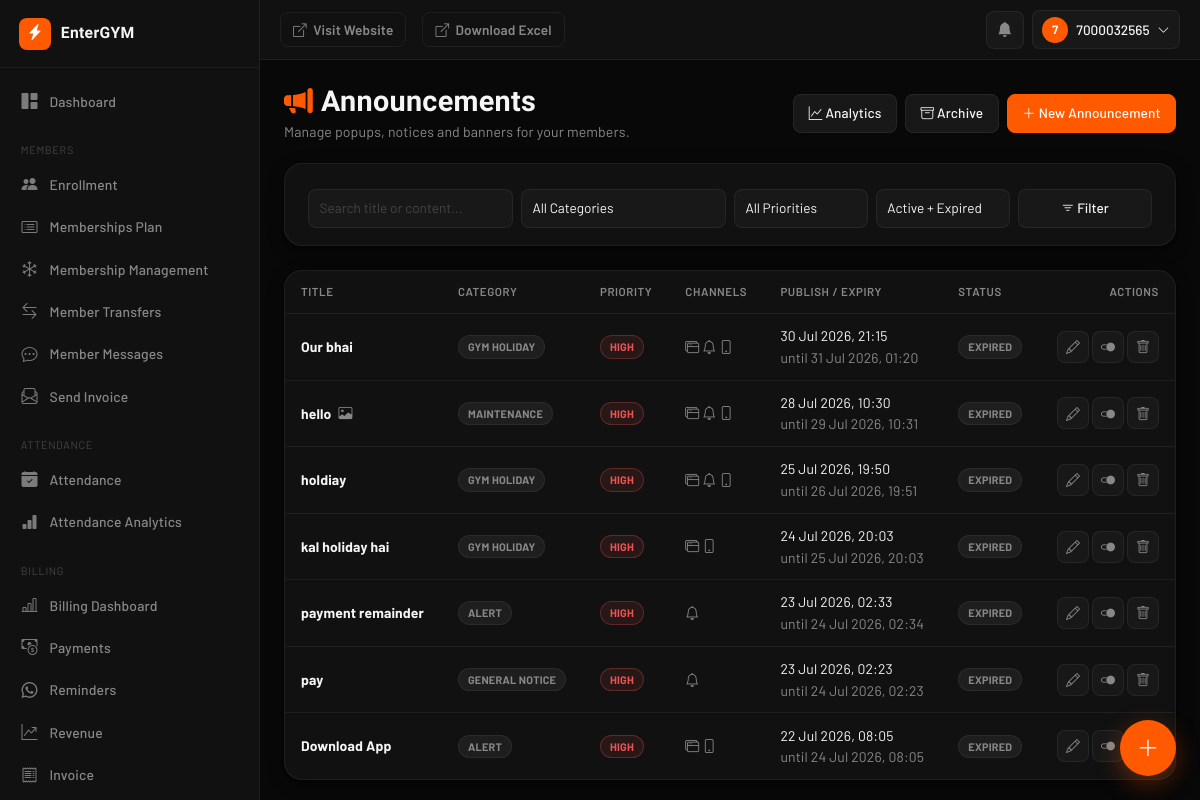
The page /owner/announcements/ (signed in) on the database its author committed.
### announcements/models.py (models this page shows, shortened)
class Announcement(models.Model):
    class Category(models.TextChoices):
        OFFER            = 'offer',            'Offer'
        INSTRUCTION      = 'instruction',       'Instruction'
        ALERT            = 'alert',             'Alert'
        HOLIDAY          = 'holiday',           'Gym Holiday'
        NEW_PLAN         = 'new_plan',          'New Plan'
        EVENT            = 'event',             'Event'
        MAINTENANCE      = 'maintenance',       'Maintenance'
        PAYMENT_REMINDER = 'payment_reminder',  'Payment Reminder'
        TRAINER_UPDATE   = 'trainer_update',    'Trainer Update'
        GENERAL          = 'general',           'General Notice'
    class Priority(models.TextChoices):
        HIGH   = 'high',   'High'
        MEDIUM = 'medium', 'Medium'
        LOW    = 'low',    'Low'
    class Audience(models.TextChoices):
        ALL              = 'all',              'All Members'
        ACTIVE           = 'active',           'Only Active Members'
        EXPIRED          = 'expired',          'Expired Members'
        EXPIRING_SOON    = 'expiring_soon',    'Members Expiring in 3 Days'
        PLAN             = 'plan',             'Members of Specific Plan'
        TRAINER          = 'trainer',          'Members of Specific Trainer'
        SPECIFIC         = 'specific',         'Specific Members'
    gym = models.ForeignKey(Gym, on_delete=models.CASCADE, db_index=True, related_name='announcements')
    objects = GymManager()
    title       = models.CharField(max_length=150)
    description = models.TextField(help_text="Rich text (HTML from the editor). Sanitized on save.")
    announcement_type = models.CharField(max_length=20, choices=Category.choices, default=Category.GENERAL)
    priority    = models.CharField(max_length=10, choices=Priority.choices, default=Priority.MEDIUM, db_index=True)
    image      = CloudinaryField('announcement_image', null=True, blank=True)
    attachment = CloudinaryField(
        'announcement_attachment', null=True, blank=True, resource_type='raw',
    )
    external_link = models.URLField(blank=True)
    publish_at = models.DateTimeField(default=timezone.now, db_index=True)
    expires_at = models.DateTimeField(null=True, blank=True, db_index=True)
    is_active  = models.BooleanField(default=True, db_index=True)
    show_popup    = models.BooleanField(default=False)
    show_banner   = models.BooleanField(default=False)
    show_web      = models.BooleanField(default=True)
    show_mobile   = models.BooleanField(default=True)
    send_push     = models.BooleanField(default=False)
    require_read  = models.BooleanField(
        default=False,
        help_text="If set, High-priority popups stay until the member explicitly presses Mark as Read "
                   "(Dismiss alone does not satisfy this).",
    )
    pin_home = models.BooleanField(default=False)
    target_audience = models.CharField(max_length=20, choices=Audience.choices, default=Audience.ALL)
    target_plan     = models.ForeignKey(MembershipPlan, on_delete=models.SET_NULL, null=True, blank=True, related_name='+')
    target_trainer  = models.ForeignKey(AuthFitTrainer, on_delete=models.SET_NULL, null=True, blank=True, related_name='+')
    target_members  = models.ManyToManyField(User, blank=True, related_name='targeted_announcements')
    push_sent_at    = models.DateTimeField(null=True, blank=True)
    push_sent_count = models.PositiveIntegerField(default=0)
    view_count      = models.PositiveIntegerField(
        default=0,
        help_text="Incremented once per member the first time it enters their home/center feed. "
                   "Best-effort counter, not a unique-visitor guarantee.",
    )
    created_by = models.ForeignKey(User, on_delete=models.SET_NULL, null=True, blank=True, related_name='+')
    created_at = models.DateTimeField(auto_now_add=True)
    updated_at = models.DateTimeField(auto_now=True)
    class Meta:
        ordering = ['-pin_home', '-publish_at']
        indexes = [
            models.Index(fields=['gym', 'is_active', 'publish_at']),
            models.Index(fields=['gym', 'announcement_type']),
            models.Index(fields=['gym', 'priority']),
        ]
        verbose_name = 'Announcement'
        verbose_name_plural = 'Announcements'
    @property
    def is_published(self) -> bool:
        return self.is_active and self.publish_at <= timezone.now()
    @property
    def is_expired(self) -> bool:
        return bool(self.expires_at and timezone.now() > self.expires_at)
    @property
    def is_live(self) -> bool:
        return self.is_published and not self.is_expired

### announcements/views.py (the view)
# urls.py: path('owner/announcements/', views.announcement_list, name='announcement_list'),
@announcement_admin_required
def announcement_list(request):
    gym = _current_gym(request)
    qs = Announcement.objects.select_related('gym').order_by('-pin_home', '-publish_at')
    if gym:
        qs = qs.filter(gym=gym)
    elif not request.user.is_superuser:
        qs = qs.none()
    category = request.GET.get('category')
    priority = request.GET.get('priority')
    status   = request.GET.get('status')  # active | expired | inactive
    search   = request.GET.get('q')
    if category:
        qs = qs.filter(announcement_type=category)
    if priority:
        qs = qs.filter(priority=priority)
    if status == 'active':
        qs = qs.filter(is_active=True, expires_at__isnull=True) | qs.filter(
            is_active=True, expires_at__gt=timezone.now())
    elif status == 'expired':
        qs = qs.filter(expires_at__lt=timezone.now())
    elif status == 'inactive':
        qs = qs.filter(is_active=False)
    if search:
        qs = qs.filter(Q(title__icontains=search) | Q(description__icontains=search))
    paginator = Paginator(qs.distinct(), 20)
    page_obj = paginator.get_page(request.GET.get('page'))
    return render(request, 'announcements/owner/list.html', {
        'page_obj': page_obj,
        'categories': Announcement.Category.choices,
        'priorities': Announcement.Priority.choices,
        'filters': {'category': category, 'priority': priority, 'status': status, 'q': search or ''},
        'gyms': Gym.objects.all() if request.user.is_superuser else None,
        'selected_gym': gym,
    })

### announcements/templates/announcements/owner/list.html (shortened to what this page needs)
{% extends "dashboard/base.html" %}
{% load static %}
{% block content %}
<div class="db-page-header flex-wrap gap-2">
  <div>
    <h1 class="db-page-title"><i class="bi bi-megaphone-fill me-2" style="color:var(--orange);"></i>Announcements</h1>
    <p class="db-page-sub">Manage popups, notices and banners for your members.</p>
  </div>
  <div class="d-flex gap-2">
    <a href="{% url 'announcement_analytics' %}" class="btn db-btn">
      <i class="bi bi-graph-up"></i> Analytics
    </a>
    <a href="{% url 'announcement_archive' %}" class="btn db-btn">
      <i class="bi bi-archive"></i> Archive
    </a>
    <a href="{% url 'announcement_create' %}" class="btn db-btn db-btn-primary">
      <i class="bi bi-plus-lg"></i> New Announcement
    </a>
  </div>
</div>
<div class="db-card mb-4">
  <form method="get" class="row g-2 m-0">
    <div class="col-md-3">
      <input type="text" name="q" value="{{ filters.q }}" class="form-control db-input" placeholder="Search title or content...">
    </div>
    <div class="col-md-3">
      <select name="category" class="form-select db-input">
        <option value="">All Categories</option>
      </select>
    </div>
    <div class="col-md-2">
      <select name="priority" class="form-select db-input">
        <option value="">All Priorities</option>
      </select>
    </div>
    <div class="col-md-2">
      <select name="status" class="form-select db-input">
        <option value="">Active + Expired</option>
      </select>
    </div>
    <div class="col-md-2">
      <button class="btn db-btn w-100" type="submit"><i class="bi bi-filter"></i> Filter</button>
    </div>
  </form>
</div>
{% if page_obj.object_list %}
<div class="db-table-wrap db-card p-0">
  <div class="table-responsive">
    <table class="table db-table align-middle mb-0">
      <thead>
        <tr>
          <th>Title</th>
          <th>Category</th>
          <th>Priority</th>
          <th>Channels</th>
          <th>Publish / Expiry</th>
          <th>Status</th>
          <th class="text-end">Actions</th>
        </tr>
      </thead>
      <tbody>
        {% for a in page_obj %}
        <tr>
          <td>
            <strong>{{ a.title }}</strong>
            {% if a.image %}<i class="bi bi-image ms-1" style="color:var(--text-mid);" title="Has image"></i>{% endif %}
          </td>
          <td><span class="db-badge-pill db-badge-neutral">{{ a.get_announcement_type_display }}</span></td>
          <td>
            {% if a.priority == 'high' %}<span class="db-badge-pill db-badge-danger">High</span>
            {% elif a.priority == 'medium' %}<span class="db-badge-pill db-badge-warning">Medium</span>
            {% else %}<span class="db-badge-pill db-badge-neutral">Low</span>{% endif %}
          </td>
          <td class="small" style="color:var(--text-mid);">
            {% if a.show_popup %}<i class="bi bi-window-stack" title="Popup"></i>{% endif %}
            {% if a.send_push %}<i class="bi bi-bell" title="Push"></i>{% endif %}
            {% if a.show_mobile %}<i class="bi bi-phone" title="Mobile"></i>{% endif %}
          </td>
          <td class="small">
            {{ a.publish_at|date:"d M Y, H:i" }}
            {% if a.expires_at %}<br><span style="color:var(--text-mid);">until {{ a.expires_at|date:"d M Y, H:i" }}</span>{% endif %}
          </td>
          <td>
            {% if a.is_live %}<span class="db-badge-pill db-badge-success">Live</span>
            {% elif a.is_expired %}<span class="db-badge-pill db-badge-neutral">Expired</span>
            {% elif not a.is_active %}<span class="db-badge-pill db-badge-neutral">Inactive</span>
            {% else %}<span class="db-badge-pill db-badge-primary">Scheduled</span>{% endif %}
          </td>
          <td class="text-end">
            <a href="{% url 'announcement_edit' a.pk %}" class="btn btn-sm db-btn-icon" title="Edit"><i class="bi bi-pencil"></i></a>
            <form method="post" action="{% url 'announcement_toggle_active' a.pk %}" class="d-inline">
              <button class="btn btn-sm db-btn-icon" title="Toggle active">
                <i class="bi bi-toggle2-{% if a.is_active %}on{% else %}off{% endif %}"></i>
              </button>
            </form>
            <form method="post" action="{% url 'announcement_delete' a.pk %}" class="d-inline js-confirm-delete">
              <button class="btn btn-sm db-btn-icon db-btn-icon-danger" title="Delete"><i class="bi bi-trash"></i></button>
            </form>
          </td>
        </tr>
        {% endfor %}
      </tbody>
    </table>
  </div>
</div>
{% endif %}
{% endblock %}

### templates/dashboard/includes/_navbar.html (shortened to what this page needs)
<header class="db-navbar">
  <a href="{% url 'home' %}" class="db-visit-site-btn">
    <i class="bi bi-box-arrow-up-right"></i>
    <span class="d-none d-md-inline">Visit Website</span>
  </a>
  <a href="{% url 'export_enrollments' gym.id %}" class="db-visit-site-btn">
    <i class="bi bi-box-arrow-up-right"></i>
    <span class="d-none d-md-inline">Download Excel</span>
  </a>
  <div class="db-navbar-right">
    <div class="dropdown db-notif-bell">
      <button type="button" class="db-icon-btn" id="dbNotifBtn" data-bs-toggle="dropdown" aria-expanded="false" aria-label="Notifications">
        <i class="bi bi-bell-fill"></i>
      </button>
    </div>
    <div class="dropdown">
      <button type="button" class="db-user-btn" data-bs-toggle="dropdown" aria-expanded="false">
        <span class="db-avatar">{{ request.user.username|slice:":1"|upper }}</span>
        <span class="db-user-name d-none d-md-inline">{{ request.user.get_full_name|default:request.user.username }}</span>
        <i class="bi bi-chevron-down small"></i>
      </button>
    </div>
  </div>
</header>

### rows shown on the page
Announcement: title "Our bhai", announcement_type "GYM HOLIDAY", priority "HIGH", show_popup True (drawn), send_push True (drawn), show_mobile True (drawn), publish_at "30 Jul 2026, 21:15", expires_at "31 Jul 2026, 01:20", is_active "EXPIRED"
Announcement: title "hello", announcement_type "MAINTENANCE", priority "HIGH", show_popup True (drawn), send_push True (drawn), show_mobile True (drawn), publish_at "28 Jul 2026, 10:30", expires_at "29 Jul 2026, 10:31", is_active "EXPIRED"
Announcement: title "holdiay", announcement_type "GYM HOLIDAY", priority "HIGH", show_popup True (drawn), send_push True (drawn), show_mobile True (drawn), publish_at "25 Jul 2026, 19:50", expires_at "26 Jul 2026, 19:51", is_active "EXPIRED"
Announcement: title "kal holiday hai", announcement_type "GYM HOLIDAY", priority "HIGH", show_popup True (drawn), show_mobile True (drawn), publish_at "24 Jul 2026, 20:03", expires_at "25 Jul 2026, 20:03", is_active "EXPIRED"
Announcement: title "payment remainder", announcement_type "ALERT", priority "HIGH", send_push True (drawn), publish_at "23 Jul 2026, 02:33", expires_at "24 Jul 2026, 02:34", is_active "EXPIRED"
Announcement: title "pay", announcement_type "GENERAL NOTICE", priority "HIGH", send_push True (drawn), publish_at "23 Jul 2026, 02:23", expires_at "24 Jul 2026, 02:23", is_active "EXPIRED"
Announcement: title "Download App", announcement_type "ALERT", priority "HIGH", show_popup True (drawn), show_mobile True (drawn), publish_at "22 Jul 2026, 08:05", expires_at "24 Jul 2026, 08:05", is_active "EXPIRED"

### other values the page prints
{{ gym.gym_name|default:"EnterGYM" }} "EnterGYM"
{{ request.user.username|slice:":1"|upper }} "7"
{{ request.user.get_full_name|default:request.user.username }} "7000032565"
